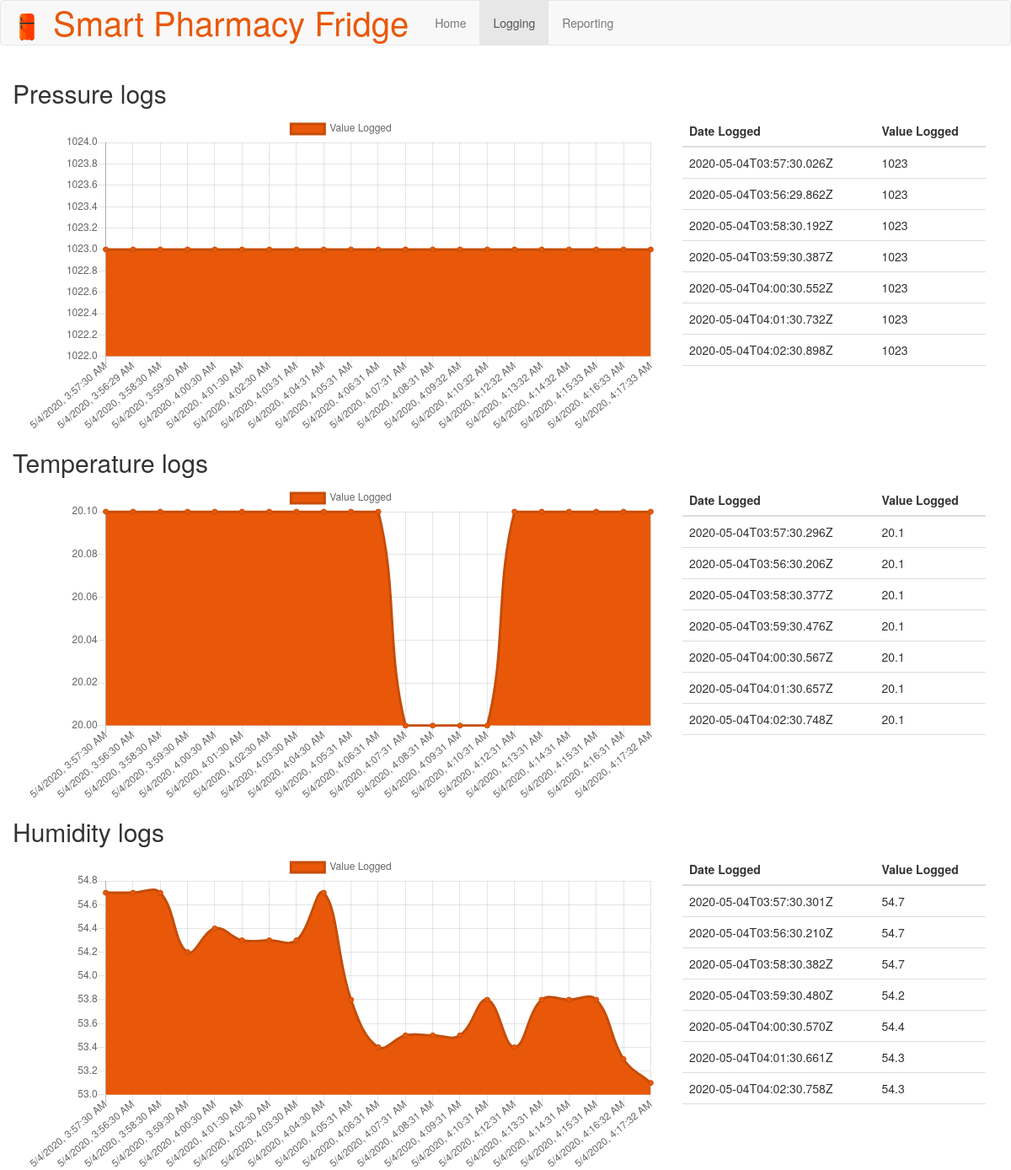
Screenshot of /sensors with the database file from the repository.
### tables this page shows
CREATE TABLE `sensor_types` (
  `id` VARCHAR,
  `name` VARCHAR,
  `measurement_type` VARCHAR
);

CREATE TABLE `sensor_log` (
  `id` VARCHAR,
  `sensor_type_id` VARCHAR,
  `datetime` VARCHAR,
  `value` VARCHAR
);

### app/routes.py (the view)
@app.route('/sensors')
def sensors():
    data = get_sensors()
    return render_template('sensors.html', sensor_data=data)

### app/database.py (called while the page is built)
def create_connection():
    try:
        db = sqlite3.connect(db_file)
    except Exception as e:
        print(e)
    return db

def get_sensors():
    try:
        data = {}
        db = create_connection()
        cursor = db.cursor()
        cursor.execute("SELECT DISTINCT sensor_type_id, name FROM sensor_log LEFT JOIN sensor_types ON sensor_log.sensor_type_id=sensor_types.id")
        distinct = cursor.fetchall()  # Retrieve all results
        for sensor in distinct:
            cursor.execute("SELECT * FROM sensor_log WHERE sensor_type_id = ?", (sensor[0],))
            sensor_data = cursor.fetchall()  # Retrieve all results
            data[sensor[1]] = sensor_data
        return data
    except Exception as e:
        print(e)
        return e

### app/templates/sensors.html (shortened to what this page needs)
{% extends "base.html" %}
{% set active_page = "sensors" %}
{% block content %}
<div class="container">
    {% for sensor in sensor_data %}
    <div class="row">
        <h2>{{sensor}} logs</h2>
        <div class="col-md-8">
            <canvas id={{sensor | tojson}}></canvas>
            <script>
                // Create a chart for each sensor
                sensor_json = {{sensor | tojson}}
                sensor_data_json = ({{sensor_data[sensor] | tojson}})
                context = document.getElementById(sensor_json).getContext('2d');
                labels = [];
                for (i = 0; i < sensor_data_json.length; i++) {
                    date = new Date(sensor_data_json[i][2]);
                    labels.push(date.toLocaleString())  // Make our date more human readable
                }
                data = [];
                for (i = 0; i < sensor_data_json.length; i++) {
                    data.push(sensor_data_json[i][3])
                }
                new Chart(context, {
                    // The type of chart we want to create
                    type: 'line',
                    data: {
                        labels: labels,
                        datasets: [{
                            label: 'Value Logged',
                            backgroundColor: '#e95809',
                            borderColor: '#c54d09',
                            data: data
                        }]
                    },
                    // Configuration options go here
                    options: {}
                });
            </script>
        </div>
        <div class="tableFixHead col-md-4">
            <table class="table table-hover">
                <thead>
                    <tr>
                        <th scope="col" style="background-color: white;">Date Logged</th>
                        <th scope="col" style="background-color: white;">Value Logged</th>
                    </tr>
                </thead>
                <tbody>
                    {% for reading in sensor_data[sensor] %}
                        <tr>
                            <td>{{reading[2]}}</td>
                            <td>{{reading[3]}}</td>
                        </tr>
                    {% endfor %}
                </tbody>
            </table>
        </div>
    </div>
    {% endfor %}
</div>
{% endblock %}

### app/static/styles.css (style rules this page uses)
.tableFixHead { overflow-y: auto; height: 300px; }
.tableFixHead thead th { position: sticky; top: 0; }

### rows the page displays
sensor_types: name "Pressure"
sensor_log: datetime "2020-05-04T03:57:30.026Z", value "1023"
sensor_log: datetime "2020-05-04T03:56:29.862Z", value "1023"
sensor_log: datetime "2020-05-04T03:58:30.192Z", value "1023"
sensor_log: datetime "2020-05-04T03:59:30.387Z", value "1023"
sensor_log: datetime "2020-05-04T04:00:30.552Z", value "1023"
sensor_log: datetime "2020-05-04T04:01:30.732Z", value "1023"
sensor_log: datetime "2020-05-04T04:02:30.898Z", value "1023"
sensor_types: name "Temperature"
sensor_log: datetime "2020-05-04T03:57:30.296Z", value "20.1"
sensor_log: datetime "2020-05-04T03:56:30.206Z", value "20.1"
sensor_log: datetime "2020-05-04T03:58:30.377Z", value "20.1"
sensor_log: datetime "2020-05-04T03:59:30.476Z", value "20.1"
sensor_log: datetime "2020-05-04T04:00:30.567Z", value "20.1"
sensor_log: datetime "2020-05-04T04:01:30.657Z", value "20.1"
sensor_log: datetime "2020-05-04T04:02:30.748Z", value "20.1"
sensor_types: name "Humidity"
sensor_log: datetime "2020-05-04T03:57:30.301Z", value "54.7"
sensor_log: datetime "2020-05-04T03:56:30.210Z", value "54.7"
sensor_log: datetime "2020-05-04T03:58:30.382Z", value "54.7"
sensor_log: datetime "2020-05-04T03:59:30.480Z", value "54.2"
sensor_log: datetime "2020-05-04T04:00:30.570Z", value "54.4"
sensor_log: datetime "2020-05-04T04:01:30.661Z", value "54.3"
sensor_log: datetime "2020-05-04T04:02:30.758Z", value "54.3"

### other values shown
{{ caption|e }} "Home" "Logging" "Reporting"
